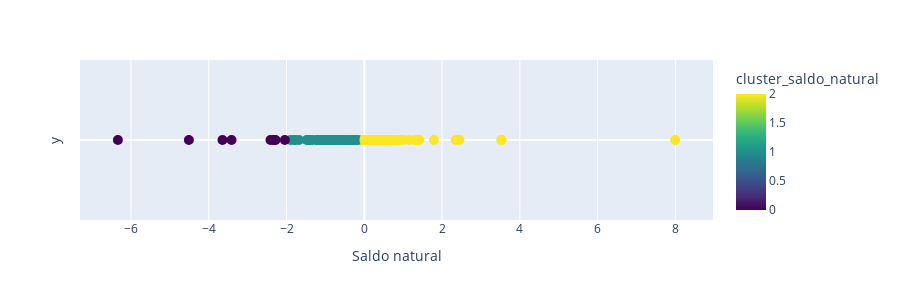

Notebook code for this chart:
### Markdown cell above
### Análise Saldo Natural

### Code cell
df_saldo_natural= processar_ficheiro('./Saldo natural.xls', 0)
df_saldo_natural = carregar_municipios(df_saldo_natural)
print(df_saldo_natural.shape)

elbow_rule(df_saldo_natural, max_k=10)
aplicar_kmeans(df_saldo_natural,3,nome_cluster='cluster_saldo_natural')

### Figure 1 — Plotly figure (JSON) as saved in the notebook; plotly's stock layout.template omitted (floating-point values rounded to 4 significant figures; data arrays with more than 128 entries replaced by an {"elided": "..."} marker saying what was removed)
{"data": [{"customdata": {"elided": "308x3 mixed values"}, "hovertemplate": "valor=%{x}<br>y=%{y}<br>local=%{customdata[0]}<br>codigo=%{customdata[1]}<br>Saldo natural=%{customdata[2]}<br>cluster_saldo_natural=%{marker.color}<extra></extra>", "legendgroup": "", "marker": {"color": {"elided": "308 int values"}, "coloraxis": "coloraxis", "size": 10, "symbol": "circle"}, "mode": "markers", "name": "", "orientation": "v", "showlegend": false, "type": "scatter", "x": {"elided": "308 float values"}, "xaxis": "x", "y": {"elided": "308 int values"}, "yaxis": "y"}], "layout": {"coloraxis": {"colorbar": {"title": {"text": "cluster_saldo_natural"}}, "colorscale": [[0, "#440154"], [0.1111, "#482878"], [0.2222, "#3e4989"], [0.3333, "#31688e"], [0.4444, "#26828e"], [0.5556, "#1f9e89"], [0.6667, "#35b779"], [0.7778, "#6ece58"], [0.8889, "#b5de2b"], [1, "#fde725"]]}, "height": 300, "legend": {"tracegroupgap": 0}, "margin": {"t": 60}, "xaxis": {"anchor": "y", "domain": [0, 1], "title": {"text": "Saldo natural"}}, "yaxis": {"anchor": "x", "domain": [0, 1], "showgrid": false, "showticklabels": false, "title": {"text": "y"}}}}
